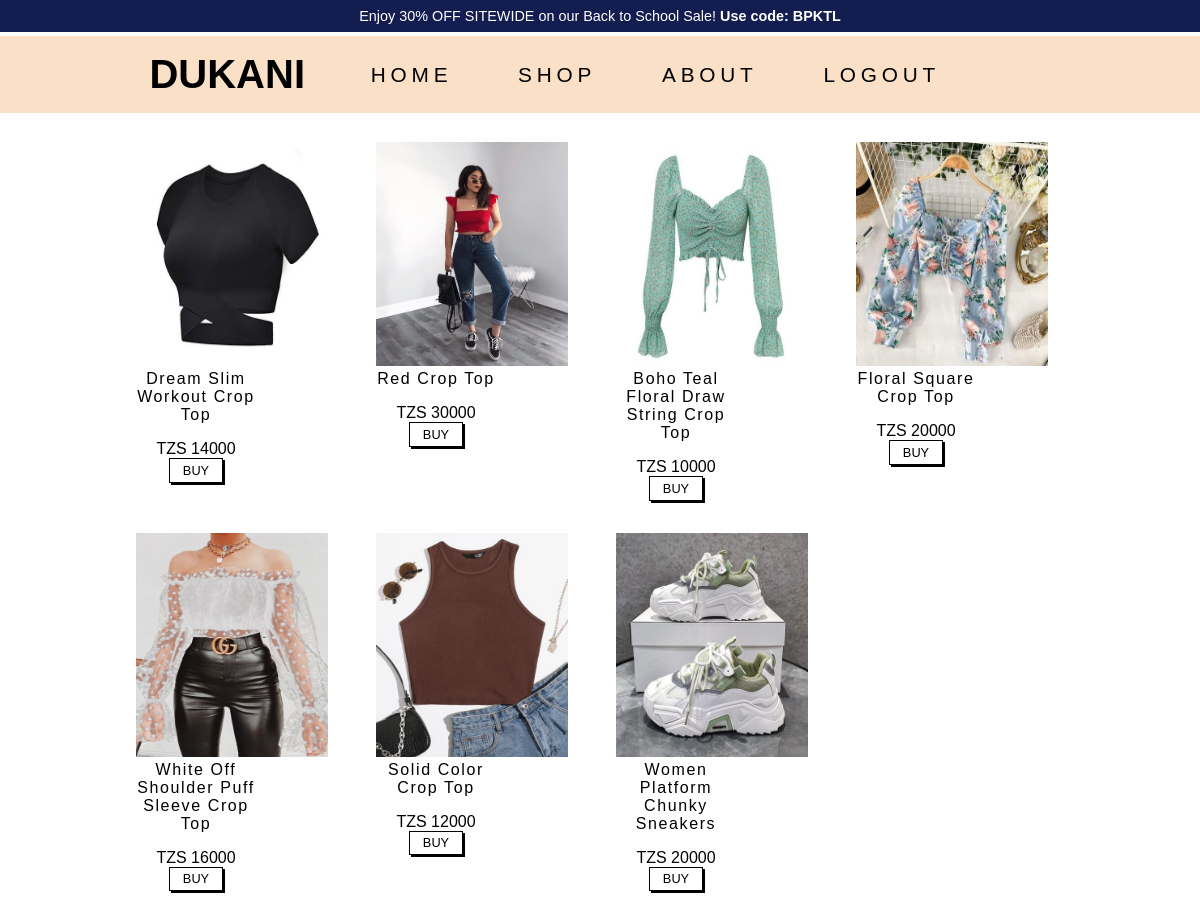
The app's page /tops.php (signed in) with its own data.
### tables this page shows
CREATE TABLE `product` (
  `id` int(11) NOT NULL,
  `name` varchar(300) NOT NULL,
  `description` varchar(2000) NOT NULL,
  `price` decimal(10,0) NOT NULL,
  `quantity` varchar(100) NOT NULL,
  `image_url` text NOT NULL,
  `category_id` int(11) NOT NULL,
  `tag_id` int(11) NOT NULL,
  `created_at` timestamp NOT NULL DEFAULT current_timestamp(),
  `modified_at` timestamp NOT NULL DEFAULT current_timestamp(),
  `deleted_at` timestamp NOT NULL DEFAULT current_timestamp()
);

### tops.php (the view, shortened to what this page needs)
<?php
include("./config/config.php");
?>
<!DOCTYPE html>
<html lang="en">
<head>
    <link rel="stylesheet" href="css/index.css">
</head>
<body>
    <div class="container">
        <div class="promotion-bar">Enjoy 30% OFF SITEWIDE on our Back to School Sale! <strong>Use code: BPKTL</strong></div>
        <div class="navbar">
            <div class="header">DUKANI</div>
            <nav>
                <ul>
                    <li><a href="index.php">Home</a></li>
                <li><a href="shop.php">Shop</a></li>
                <li><a href="about.php">About</a></li>
                <li><a href="logout.php">Logout</a></li>
                </ul>
            </nav>
            <div class="account">
                <a href="profile.php"><i class='bx bx-user'></i></a>
            </div>
        </div>
        <div class="products">
            <div class="products-wrapper">
                 <?php
          $sql = "SELECT * FROM product WHERE category_id=3";
          $result = mysqli_query($connect,  $sql);
          if (mysqli_num_rows($result) > 0) {
          	while ($row = mysqli_fetch_assoc($result)) {  ?>
             <div class="card">
                    <img src="images/<?=$row['image_url']?>" class="img">
                    <div class="card-title"><?php echo $row['name']; ?></div>
                    <div class="card-price">TZS <?php echo $row['price']; ?></div>
                    <button class="card-button"> <a href="view.php?id=<?php echo $row['id']; ?>">Buy</a> </button>
                </div>
    <?php } }?>
            </div>
            </div>
        </div>
</body>
</html>

### css/index.css (style rules this page uses)
* { box-sizing: border-box; }
body { margin: 0; font-family: 'Jost', sans-serif; }
.container { width: 100%; }
.promotion-bar { background-color: rgb(20, 29, 80); color: #FFF; text-align: center; font-size: .9rem; width: 100%; padding: .5rem; position: fixed; top: 0; z-index: 1000; }
.navbar { padding: 1em; display: flex; align-items: center; justify-content: center; background-color: rgb(250, 224, 199); width: 100%; top: 36px; position: fixed; z-index: 1000; }
.header { font-size: 2.5rem; font-weight: 600; }
nav { width: 60%; font-size: 1.3rem; text-transform: uppercase; letter-spacing: .3rem; }
nav ul { list-style: none; display: flex; justify-content: space-evenly; margin: 0; padding: 0; }
nav a { text-decoration: none; color: #000; position: relative; }
nav a::before { content: ""; position: absolute; width: 100%; height: 2px; bottom: 0; left: 0; background-color: #000; visibility: hidden; transform: scaleX(0); transition: all 0.3s ease-in-out 0s; }
.account { display: flex; justify-content: center; align-items: center; }
.card { margin: 1em; text-align: center; width: 50%; }
.card-title { letter-spacing: .1rem; margin-bottom: 1em; font-size: 1rem; }
.card-price { display: inline; }
.card-button { display: inline; border: 1px solid #000; outline: none; margin: 0 1em; padding: .3em 1em; background-color: #FFF; box-shadow: 2px 2px #000; font-size: .8rem; text-transform: uppercase; font-family: 'Jost', sans-serif; }

### tops.php (style rules this page uses)
a { text-decoration: none; color: black; }
.products { margin-top: 126px; }
.img { width: 12rem; height: 14rem; }
.products-wrapper { display: grid; grid-template-columns: repeat(4, 1fr); justify-content: center; width: 80%; margin: auto; }

### records on screen
product: image_url (picture), name "Dream Slim Workout Crop Top", price "14000"
product: image_url (picture), name "Red Crop Top", price "30000"
product: image_url (picture), name "Boho Teal Floral Draw String Crop Top", price "10000"
product: image_url (picture), name "Floral Square Crop Top", price "20000"
product: image_url (picture), name "White Off Shoulder Puff Sleeve Crop Top", price "16000"
product: image_url (picture), name "Solid Color Crop Top", price "12000"
product: image_url (picture), name "Women Platform Chunky Sneakers", price "20000"
